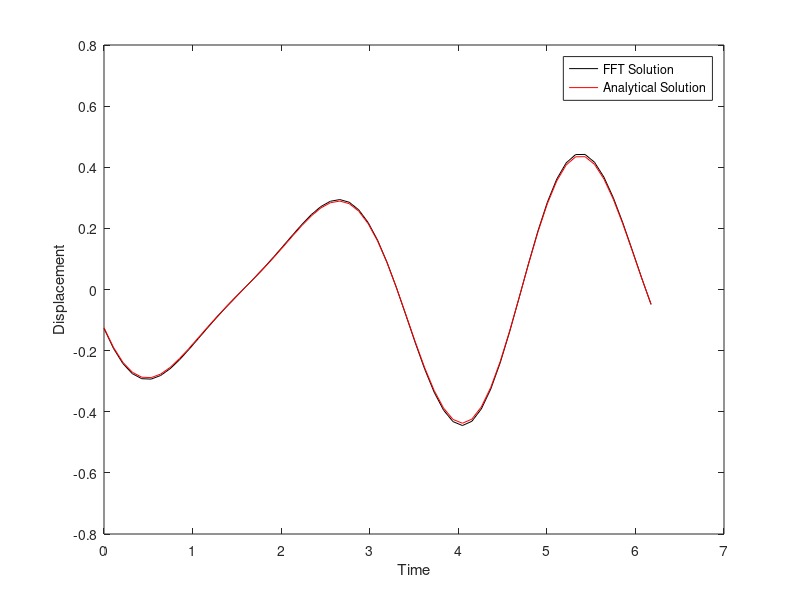

This chart was generated by the following MATLAB code:
clc;
clear all;
close all;
format short g;
% ------------------------------------------------------------------------------------------------------------------------------ %
N = 59; % Number of sample points in time
t = linspace(0, 2*pi, N+1)';  % Time
omega = 2 * pi / (t(end) - t(1)); % delta f
t = t(1:end-1);
f = sin(2*t) + cos(3*t); % Forcing functions

F = round(fft(f));

Omega = omega * [0,-1:-1:floor(-N/2),floor(N/2-1):-1:1]' + eps;

X = F ./ (1 - Omega.^2); % Solution in frequency domain
x = ifft(X)
figure,
plot(t, x, 'k', ...
       t , -1/3 * sin(2 * t) - 1/8 * cos(3*t), 'r')
xlabel('Time')
ylabel('Displacement')
legend('FFT Solution', 'Analytical Solution')